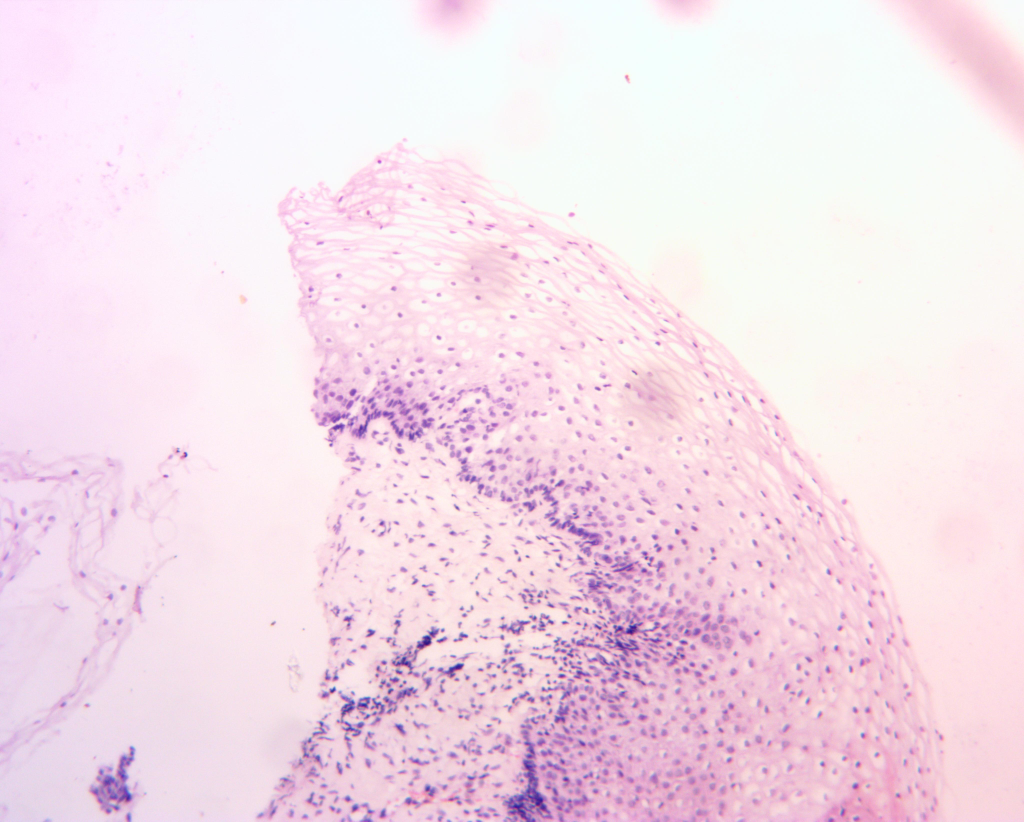
#> input picture Data/validation data/7651-52-20-0061.jpg, 4096 x 3288 px, found by its file name (shown at 1/4 size)
$ jupyter execute --allow-errors Histo_Epithelium_Detection_v9.3.ipynb   (shell and % lines are left out)
#> lines starting #> are read from the running program, lines starting #| are printed output that depends on the picture; after the words box and inside, x2 and y2 are one past the last pixel; in counts of white or black regions, pixels touching at a corner belong together
# **ROI Extraction:**

# PATH configuration

[cell 1]
# path to directory with original images
inputDir = r'E:\Archive\Uni\Subjects\DL_Network_v1\samples'
# image name
imgName = '7651-52-20-0061.jpg'
# path to the directory where the extracted patches will be saved
outputDir = r'E:\Archive\Uni\Subjects\DL_Network_v1\output'

# path to classification model (optional)
modelPath = r'E:\Archive\Uni\Subjects\DL_Network_v1\best_model.pth'

# Hyperparameters

[cell 2]
# Gaussian Kernel Size for GaussianBlur() function
kSize = (25,25)
# threshold value which is used to classify the pixel values (0 -> 255)
threshold_val = 240
# number of points in one curve section
def_step = 1500
# bounding box width
bb_width = 1600
# bounding box height
bb_height = 1000
# holds the percentage by which image has to be scaled
scale_percent = 0.15

# (a) Threshold operation

[cell 3]
import cv2
import numpy as np
import os

# generate path to input image
path = os.path.join(inputDir, imgName)
# original input image
img = cv2.imread(path)
#> img is the input picture: shape (3288, 4096, 3); mean B, G, R 234.1, 222.7, 243.6

# downscaled image
lowRes = cv2.resize(img, (0,0), fx=scale_percent, fy=scale_percent, interpolation = cv2.INTER_AREA)
cv2.imshow("Downscaled image", lowRes)
cv2.waitKey(0)

# set image to gray color
gray = cv2.cvtColor(lowRes, cv2.COLOR_BGR2GRAY)
cv2.imshow("Gray", gray)
cv2.waitKey(0)

# blur the gray image
img_blur = cv2.GaussianBlur(gray, kSize, cv2.BORDER_DEFAULT)
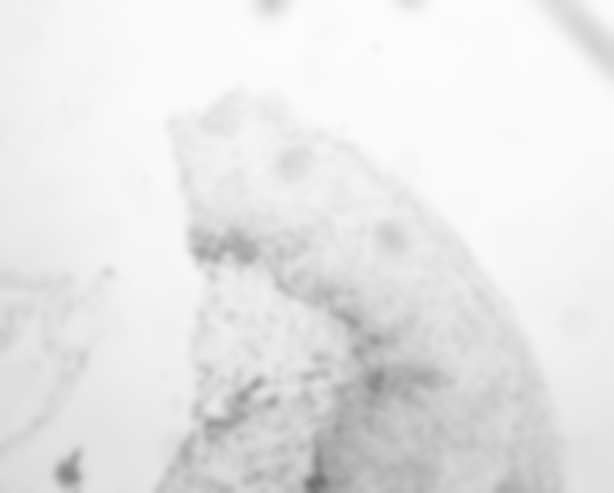
#> img_blur: shape (493, 614); min 113, max 251, mean 230.3
cv2.imshow("Blur", img_blur)
cv2.waitKey(0)

# applying threshold
ret, thresh = cv2.threshold(img_blur, threshold_val, 255, cv2.THRESH_BINARY)
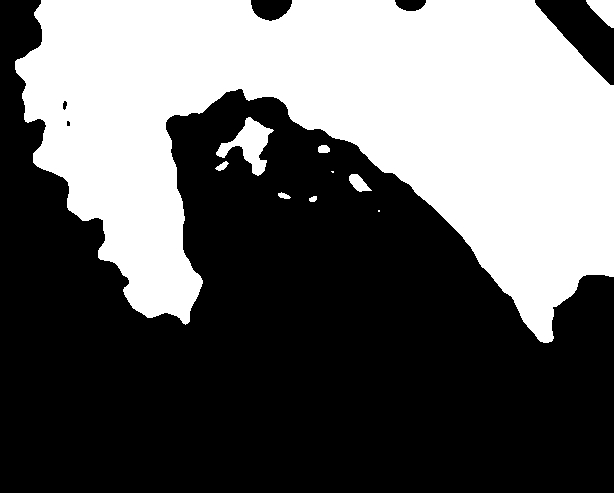
#> thresh: shape (493, 614); 39.5% white; 10 white regions (2 under 20 px)
#> ret = 240
cv2.imshow("Threshold", thresh)
cv2.waitKey(0)

# finding contours
contours, hierarchies = cv2.findContours(thresh, cv2.RETR_EXTERNAL, cv2.CHAIN_APPROX_NONE)
#> contours = 10 contours, 2 with area under 20; largest, box (x1, y1, x2, y2) and area: (15, 0, 614, 343) 116390, (216, 117, 274, 176) 1270, (586, 0, 614, 28) 434, (349, 174, 372, 192) 204, (318, 145, 330, 153) 68, (215, 161, 229, 171) 56, (278, 192, 291, 199) 42, (309, 196, 317, 202) 28

# draw all contours
blank = np.zeros(lowRes.shape, dtype="uint8")
cv2.drawContours(blank, contours, -1, (0,0,255), 1)
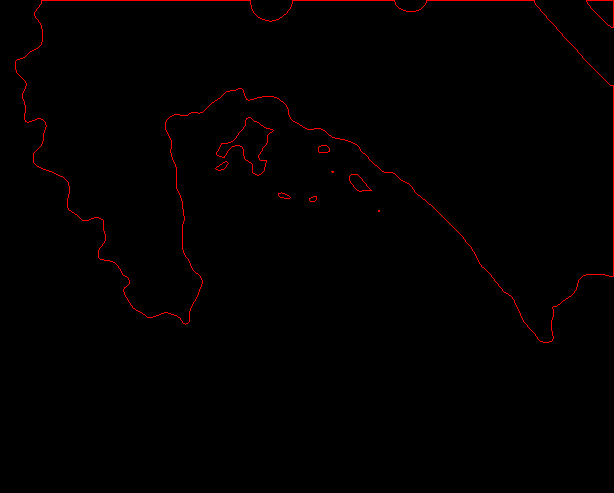
#> blank: shape (493, 614, 3); mean of channels 0, 1, 2 0, 0, 2; drawn as B, G, R
cv2.imshow("Contours Drawn", blank)
cv2.waitKey(0)

# draw area of the image with no ROI
imgFullContour = lowRes.copy()
cv2.drawContours(imgFullContour, contours, len(contours) - 1, (255,0,0), 1)
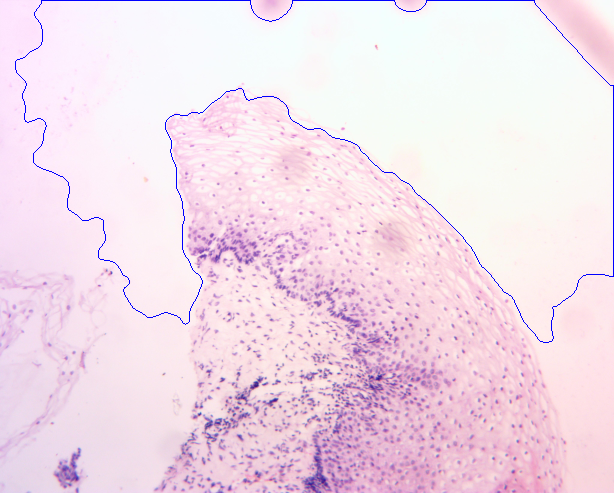
#> imgFullContour: shape (493, 614, 3); mean B, G, R 234.1, 221.2, 241.9
cv2.imshow("Main area", imgFullContour)
cv2.waitKey(0)

# removing of picture borders
target_contour = contours[len(contours) - 1]
#> target_contour = contour of 1982 points, box (x1, y1, x2, y2) (15, 0, 614, 343), area 116390
height = lowRes.shape[0]
width = lowRes.shape[1]

main_edge = []

for point in target_contour:
    if point[0][0] == 0 or point[0][0] == width - 1:
        continue
    elif point[0][1] == 0 or point[0][1] == height - 1:
        continue
    else:
        main_edge.append(point)
#> this loop made 1982 passes
#> point on passes 1 to 3: [[41, 0]], [[41, 1]], [[41, 2]]
#> after the loop, main_edge = 1368 items, first 6: [[41, 1]], [[41, 2]], [[41, 3]], [[40, 4]], [[39, 5]], [[39, 6]]

# draw main edge
imgMainEdge = lowRes.copy()
cv2.drawContours(imgMainEdge, main_edge, -1, (255,0,0), 2)
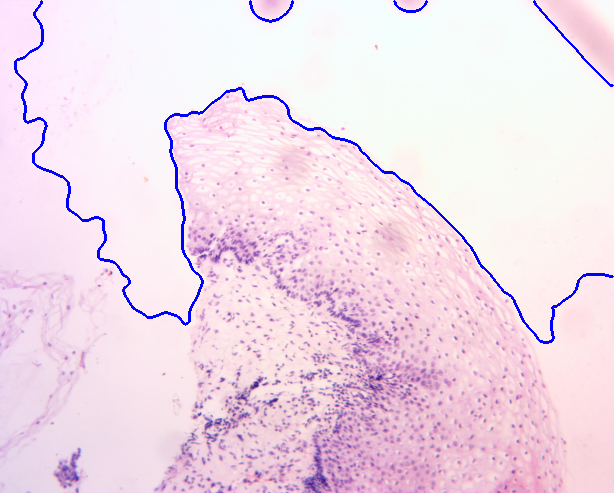
#> imgMainEdge: shape (493, 614, 3); mean B, G, R 234.2, 219.6, 240.1
cv2.imshow("Main edge", imgMainEdge)
cv2.waitKey(0)

cv2.destroyAllWindows()

# (b) Draw tangents and rectangular boxes on graph

[cell 4]
import numpy as np
import math
import matplotlib.pyplot as plt
from matplotlib.patches import Rectangle

# m is the slope of line, and the
# required Point lies distance l
# away from the source Point
def findLinePoints(sourcePoint, l, m):
    a = [0, 0]
    b = [0, 0]

    # slope is 0
    if m == 0:
        a[0] = sourcePoint[0] - l/2
        a[1] = sourcePoint[1]

        b[0] = sourcePoint[0] + l/2
        b[1] = sourcePoint[1]

    # if slope is infinite
    elif math.isinf(m):
        a[0] = sourcePoint[0]
        a[1] = sourcePoint[1] - l/2

        b[0] = sourcePoint[0]
        b[1] = sourcePoint[1] + l/2
    else:
        dx = (l/2) / math.sqrt(1 + m * m)
        dy = m * dx
        a[0] = sourcePoint[0] - dx
        a[1] = sourcePoint[1] - dy
        b[0] = sourcePoint[0] + dx
        b[1] = sourcePoint[1] + dy

    return a,b

# get arrays of coordinates
x = np.array([])
y = np.array([])
for point in main_edge:
    x = np.append(x, point[0][0])
    y = np.append(y, point[0][1])
#> this loop made 1368 passes
#> point on passes 17 to 19: [[35, 17]], [[36, 18]], [[37, 19]]
#> after the loop, x = 1368 values, max 612 at index 1186, min 15 at index 69, mean 269.6; y = 1368 values, max 342 at index 1076, min 1 at index 0, mean 174.7

# subplots configuration
fig, (ax1, ax2) = plt.subplots(2)
fig.tight_layout()

ax1.set_title('Tangents with defined length')
ax1.set_xlim([0, lowRes.shape[1]])
ax1.set_ylim([0, lowRes.shape[0]])
ax1.invert_yaxis()
ax1.plot(x, y)

ax2.set_title('Rectangular boxes drawn with reference to tangents')
ax2.set_xlim([0, lowRes.shape[1]])
ax2.set_ylim([0, lowRes.shape[0]])
ax2.invert_yaxis()
ax2.plot(x, y)

# set tangent length related to scale percentage
tangentLen = int(bb_width * scale_percent)
# set rectangle height related to scale percentage
rectHeight = int(bb_height * scale_percent)
# set step related to scale percentage
step = int(def_step * scale_percent)

# set curve start point
sp = 0

while sp < len(main_edge):
    # get curve section
    curvePiece_OX = x[sp : sp + step]
    curvePiece_OY = y[sp : sp + step]

    # find tangent with undefined length for curve section
    m, b = np.polyfit(curvePiece_OX, curvePiece_OY, 1)
    tangent = [curvePiece_OX, m*curvePiece_OX + b]

    # find optimal point for building tangent with defined length
    X_mean = np.mean(tangent[0], dtype=np.float64)
    closestToMean = min(tangent[0], key=lambda x:abs(x - X_mean))
    closestToMeanInd = np.where(tangent[0] == closestToMean)[0]
    temp = closestToMeanInd[0]
    sourcePoint = [tangent[0][temp], tangent[1][temp]]

    # get extreme points of a tangent with defined length
    a, b = findLinePoints(sourcePoint, tangentLen, m)
    X_axis = [a[0], b[0]]
    Y_axis = [a[1], b[1]]

    # plot tangent with defined length
    ax1.plot(X_axis, Y_axis, linewidth="3")

    # get a tangent angle
    tangentAngle = np.rad2deg(np.arctan2(Y_axis[-1] - Y_axis[0], X_axis[-1] - X_axis[0]))
    # draw rectangular box with reference to tangents
    ax2.add_patch(Rectangle(a, tangentLen, rectHeight,
                                           angle=tangentAngle,
                                           edgecolor='green',
                                           facecolor='none',
                                           lw=1))

    # update curve section
    sp = sp + step
#> this loop made 7 passes
#> (m, X_mean, closestToMean, closestToMeanInd, temp, sourcePoint, a) on passes 1, 2, 4, 5: (1.73, 34.89, 35, [10, 15, 16, 49, 139, 178, 191], 10, [35, 97.9], [-25.1, -5.96]), (1.19, 117.4, 117, [117], 117, [117, 262.2], [39.63, 170.5]), (0.408, 295.2, 295, [117], 117, [295, 122.4], [183.9, 77.12]), (1.05, 492.1, 492, [106], 106, [492, 272.9], [409.1, 186.1])
#> after the loop, sp = 1575
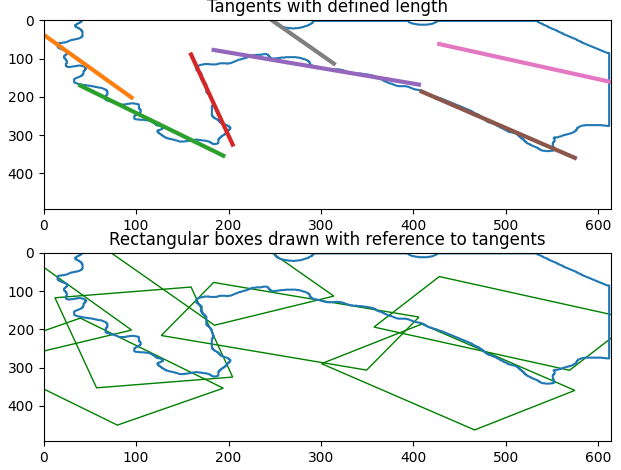
#> figure drawn by matplotlib, 2 panels

# (c) Draw ROI boxes / get patches

[cell 5]
import numpy as np
import math
from scipy.spatial import distance as dist
import os
import glob

def get_patch(a, b, imgROI):
    # Get the direction vector for given points
    v = [b[0] - a[0], b[1] - a[1]]
    # Normalize the vector
    mag = math.sqrt(v[0]*v[0] + v[1]*v[1])
    v = [v[0]/mag, v[1]/mag]
    # Rotate the vector 90 degrees by swapping x and y, and inverting one of them
    v = [0 - v[1], v[0]]
    # Create a new line (side of rectangle) at B pointing in the direction of v
    c = [b[0] + v[0] * rectHeight, b[1] + v[1] * rectHeight]
    # Create a new line (side of rectangle) at A pointing in the direction of v
    d = [a[0] + v[0] * rectHeight, a[1] + v[1] * rectHeight]

    # form box from points and order them clockwise
    box = np.array([a, b, c, d])
    # convert box points to int
    box_int = np.int0(box)

    # draw bounding box over original image
    cv2.drawContours(imgROI, [box_int], 0, (0, 255, 0), 2)

    # find bounding box coordinates for high resolution image
    box = box / scale_percent

    # bounding box coordinates connverted to float
    src_pts = box.astype("float32")

    # coordinates of the straightened bounding box (rectangle)
    dst_pts = np.array([[0, 0],
                        [bb_width-1, 0],
                        [bb_width-1, bb_height-1],
                        [0, bb_height-1]], dtype="float32")

    # the perspective transformation matrix
    M = cv2.getPerspectiveTransform(src_pts, dst_pts)

    # directly warp the rotated rectangle to get the straightened rectangle
    warped = cv2.warpPerspective(img, M, (bb_width, bb_height))

    # Change the current directory to specified directory
    os.chdir(subDir)

    # get number of previously saved patches
    patchCount = len(glob.glob1(subDir,'*.jpg'))

    # save the patch as new image
    cv2.imwrite("patch_" + str(patchCount) + ".jpg", warped)


# create directory dedicated to current image
topDir = os.path.join(outputDir, imgName[0:-4])
if not os.path.exists(topDir):
    os.makedirs(topDir)

# create txt file with saved hyperparameters values
os.chdir(topDir)
f = open("Hyperparameters.txt","w+")
f.write("Gaussian Kernel Size for GaussianBlur() function: " + str(kSize) + "\n" +
        "Threshold value: " + str(threshold_val) + "\n" +
        "Number of points in one curve section: " + str(def_step) + "\n" +
        "Bounding box width: " + str(bb_width) + "\n" +
        "Bounding box height: " + str(bb_height) + "\n" +
        "Percentage by which image was scaled: " + str(scale_percent))
f.close()

# copy original image to created directory
cv2.imwrite("Original.jpg", img)

# create sub directory for image patches
# remove all patches from the directory if it already exists
subDir = os.path.join(topDir, 'Patches')
if not os.path.exists(subDir):
    os.makedirs(subDir)
else:
    pathToPatches = os.path.join(subDir, '*.jpg')
    patches = glob.glob(pathToPatches)
    for patch in patches:
        os.remove(patch)

# copy of original image for drawing bounding boxes
imgROI = lowRes.copy()

# get arrays of coordinates
x = np.array([])
y = np.array([])
for point in main_edge:
    x = np.append(x, point[0][0])
    y = np.append(y, point[0][1])

# set tangent length related to scale percentage
tangentLen = int(bb_width * scale_percent)
# set rectangle height related to scale percentage
rectHeight = int(bb_height * scale_percent)
# set step related to scale percentage
step = int(def_step * scale_percent)

# set curve start point
sp = 0

while sp < len(main_edge):
    # get curve section
    curvePiece_OX = x[sp : sp + step]
    curvePiece_OY = y[sp : sp + step]

    # find tangent with undefined length for curve section
    m, b = np.polyfit(curvePiece_OX, curvePiece_OY, 1)
    tangent = [curvePiece_OX, m*curvePiece_OX + b]

    # find optimal point for building tangent with defined length
    X_mean = np.mean(tangent[0], dtype=np.float64)
    closestToMean = min(tangent[0], key=lambda x:abs(x - X_mean))
    closestToMeanInd = np.where(tangent[0] == closestToMean)[0]
    temp = closestToMeanInd[0]
    sourcePoint = [tangent[0][temp], tangent[1][temp]]

    # get extreme points of a tangent with defined length
    a, b = findLinePoints(sourcePoint, tangentLen, m)

    # extract patches from original image
    get_patch(a, b, imgROI)

    # update curve section
    sp = sp + step
#> this loop made 7 passes
#> (m, X_mean, closestToMean, closestToMeanInd, temp, sourcePoint, a) on passes 1, 2, 4, 5: (1.73, 34.89, 35, [10, 15, 16, 49, 139, 178, 191], 10, [35, 97.9], [-25.1, -5.96]), (1.19, 117.4, 117, [117], 117, [117, 262.2], [39.63, 170.5]), (0.408, 295.2, 295, [117], 117, [295, 122.4], [183.9, 77.12]), (1.05, 492.1, 492, [106], 106, [492, 272.9], [409.1, 186.1])
#> pass 1, in get_patch, `warped = cv2.warpPerspective(img, M, (bb_width, bb_height))`:
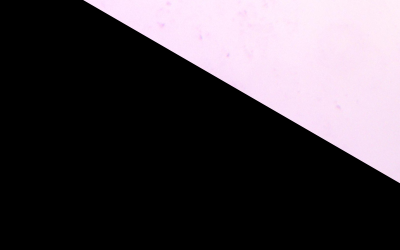
#> warped: shape (1000, 1600, 3) (shown at 1/4 size); mean B, G, R 72.2, 66.5, 73.2
#> pass 2, in get_patch (call 2), `warped = cv2.warpPerspective(img, M, (bb_width, bb_height))`:
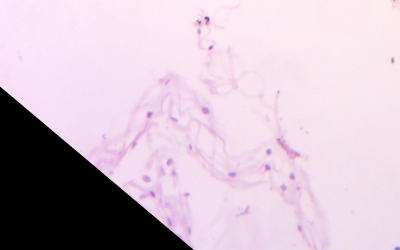
#> warped: shape (1000, 1600, 3) (shown at 1/4 size); mean B, G, R 199.9, 186.6, 205.7
#> pass 3, in get_patch (call 3), `warped = cv2.warpPerspective(img, M, (bb_width, bb_height))`:
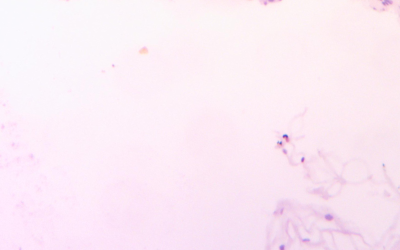
#> warped: shape (1000, 1600, 3) (shown at 1/4 size); mean B, G, R 245, 234.7, 251.2
#> after the loop, sp = 1575

# save original image with drawn bounding boxes
os.chdir(topDir)
cv2.imwrite("Bounding boxes visualization.jpg", imgROI)
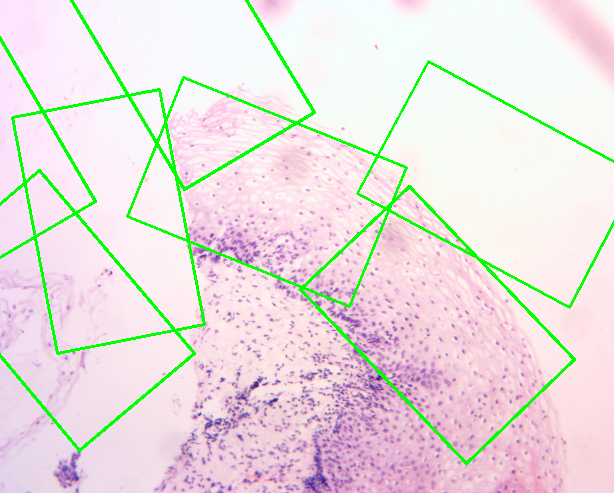
#> saved as Bounding boxes visualization.jpg: shape (493, 614, 3); mean B, G, R 224, 224, 233.1

# Displaying the image
cv2.imshow("Original image with ROI", imgROI)
cv2.waitKey(0)

cv2.destroyAllWindows()

$ run again, with Data/validation data/3331-0245.jpg copied over Data/validation data/7651-52-20-0061.jpg
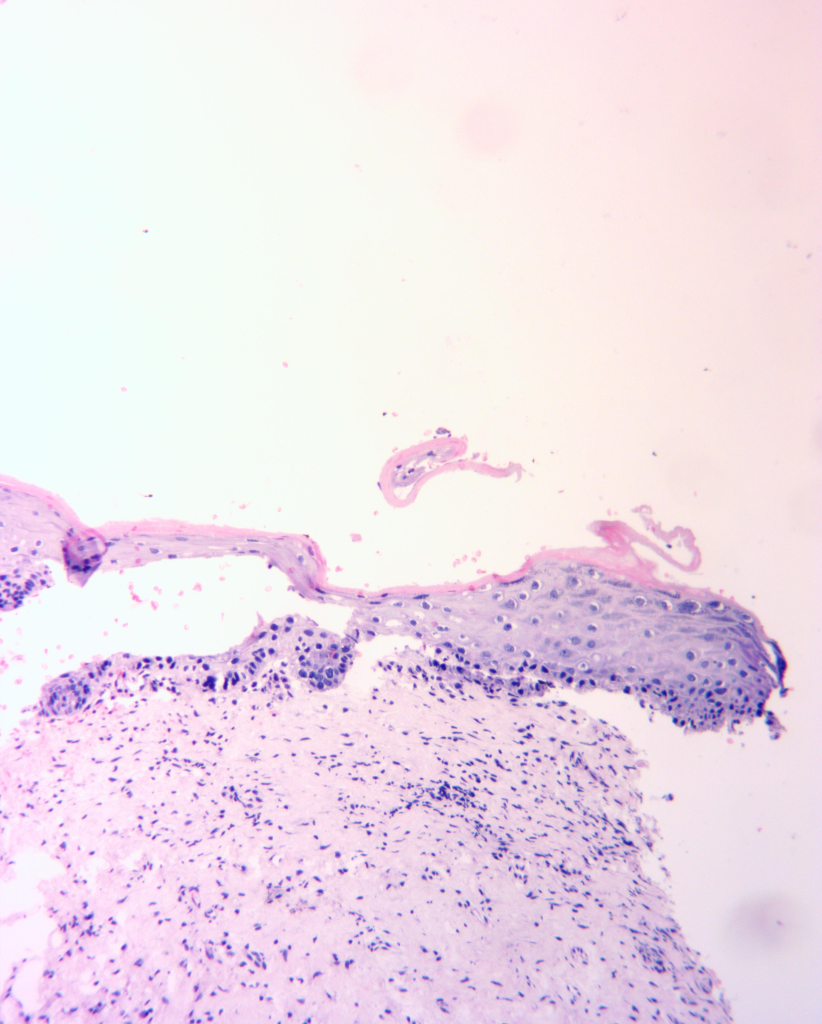
#> input picture Data/validation data/3331-0245.jpg, 3288 x 4096 px, found by its file name (shown at 1/4 size)
#> img is the input picture: shape (4096, 3288, 3); mean B, G, R 234.4, 223.8, 238.7
#> `ret, thresh = cv2.threshold(img_blur, threshold_val, 255, cv2.THRESH_B..`:
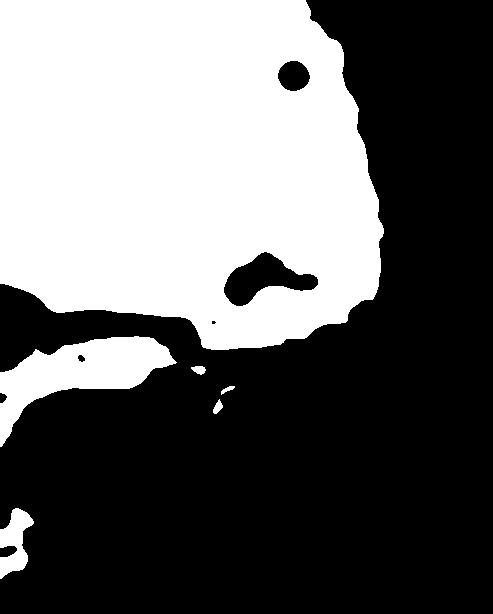
#> thresh: shape (614, 493); 40.3% white; 6 white regions
#> ret = 240
#> contours = 6 contours; box (x1, y1, x2, y2) and area: (0, 0, 384, 350) 115048, (0, 336, 177, 447) 7636, (0, 508, 34, 579) 1239, (191, 366, 206, 375) 75, (213, 399, 223, 414) 68, (221, 386, 235, 395) 39
#> imgFullContour: shape (614, 493, 3); mean B, G, R 234.4, 222.8, 237.6
#> target_contour = contour of 1291 points, box (x1, y1, x2, y2) (0, 0, 384, 350), area 115048
#> the loop `for point in target_contour:` made 1291 passes
#> point on passes 1 to 3: [[0, 0]], [[0, 1]], [[0, 2]]
#> after the loop `for point in target_contour:`: main_edge = 702 items, first 6: [[1, 283]], [[2, 283]], [[3, 283]], [[4, 283]], [[5, 284]], [[6, 284]]
#> imgMainEdge: shape (614, 493, 3); mean B, G, R 234.5, 222.2, 236.9
#> the loop `for point in main_edge:` made 702 passes
#> point on passes 17 to 19: [[17, 287]], [[18, 288]], [[19, 288]]
#> after the loop `for point in main_edge:`: x = 702 values, max 383 at index 461, min 1 at index 0, mean 263.1; y = 702 values, max 349 at index 225, min 1 at index 701, mean 244.7
#> the loop `while sp < len(main_edge):` made 4 passes
#> (m, X_mean, closestToMean, closestToMeanInd, temp, sourcePoint, a) on passes 1 to 4: (0.202, 111, 111, [111], 111, [111, 311.6], [-6.62, 287.9]), (-0.497, 314.3, 314, [104], 104, [314, 318], [206.5, 371.5]), (3.78, 358.3, 358, [111, 133, 134, 135, 136], 111, [358, 131.1], [327.3, 15.07]), (1.9, 310.3, 310, [8, 12, 13, 14, 15, 16, 17], 8, [310, 12.92], [254.1, -93.27])
#> after the loop `while sp < len(main_edge):`: sp = 900
#> the loop `while sp < len(main_edge):` made 4 passes
#> `cv2.imwrite("Bounding boxes visualization.jpg", imgROI)`:
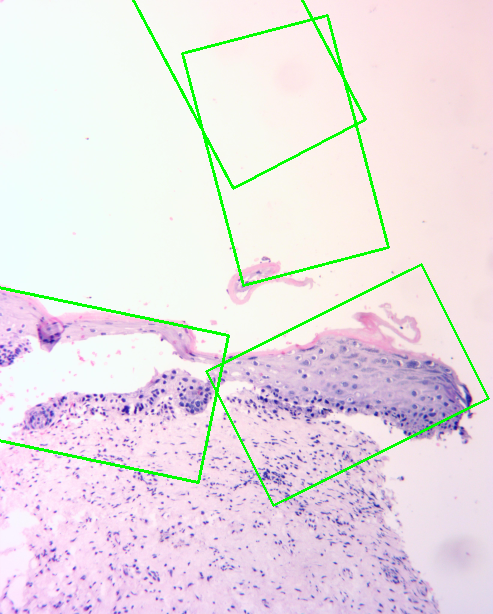
#> saved as Bounding boxes visualization.jpg: shape (614, 493, 3); mean B, G, R 228.9, 224.5, 232.9
